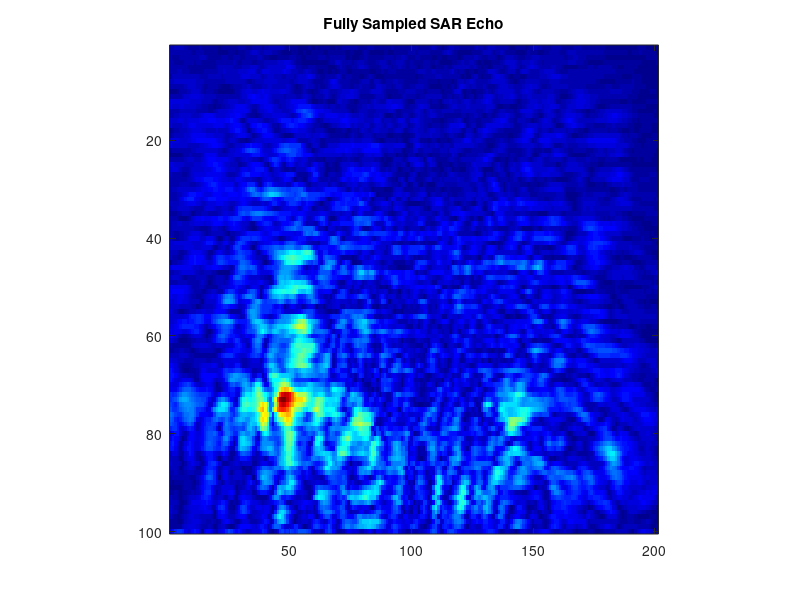
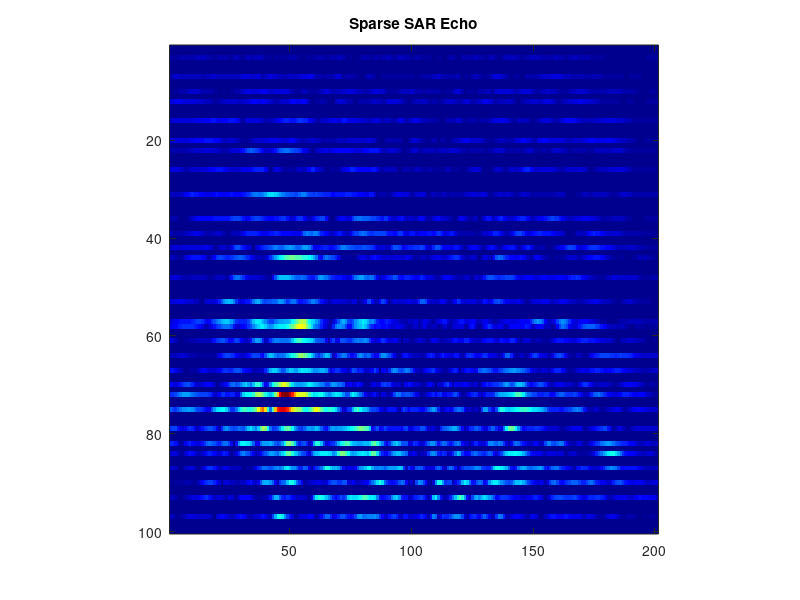

Recreate these plots in MATLAB, in order. (Note: this script raises an error after producing the figures.)
clear
close all
clc
tic;

%% load data

addpath('utils');
data=load('sardata.mat');
data=data.sardata;
sarData=data.range_slice;
figure;imagesc(abs(sarData));axis square;colormap('jet');             % range slice echo
title 'Fully Sampled SAR Echo';
xyz=data.slice_xyz;                                                   % dx dy and distance z0
params=data.params;

%% chose MC methods(TCTA/TVNNA)

IS_TCTA  = 0;
IS_TVNNA = 1;

%% imaging parameters

dx=xyz.dx;
dy=xyz.dy;                        % sampling interval at x,y axis in mm
z0=xyz.distance;                  % distance of radar and target at mm
f0=params.f0;                     % start frequency
c=params.c;                       % speed of light
fslope=params.fslope;             % slope const (Hz/sec)
fs=params.fs;                     % sampling rate (sps)
num_sample=params.num_sample;     % number of sampling points at z axis
nFFTspace=params.nFFTspace;       % number of FFT points for wave-domain
k = 2*pi*f0/c;                    % wave number
imSize =400;                      % image size at mm
amplitude=-40;                    % amplitude of [-40,0] dB after normalization

%% mask of different sparse sampling pattern

[M,N]= size(sarData);mask=zeros(M,N);

%% random sparse

% samp_rate = 0.2; chosen = randperm(M*N,round(samp_rate*M*N)); mask(chosen)=1;                                 % random: 20%

%% structured sparse

% % uniform sparse

% masknum=2;mask([1:masknum:end],:)=1;                                                                          % row: 50%

% masknum=4;mask([1:masknum:end],:)=1;                                                                          % row: 25%

% masknum=2;mask(:,[1:masknum:end])=1;                                                                          % column: 50%

% masknum=4;mask(:,[1:masknum:end])=1;                                                                          % column: 25%


% % non-uniform

% mask([1,3,4,7,9,10,12,14,15,18,20,21,24,26,29,31,32,34,36,39,41,43,45,47,49, ...
%     50,53,55,58,59,61,62,65,67,69,70,72,75,76,79,80,82,84,87,88,90,93,95,97,100],:)=1;                        % row 50%

mask([3,7,10,12,16,20,22,26,31,36,39,42,44,48,53,57,58,61,64,67,70,72,75,79,82,84,87,90,93,97],:)=1;          % row 30%

% mask([7,11,15,22,27,32,36,39,42,45,48,51,53,57,61,65,68,71,75,78,81,84,88,93,96],:)=1;                        % row 25%

% mask([11,15,22,27,33,39,43,48,52,56,60,63,67,70,73,78,81,84,88,93],:)=1;                                      % row 20%

% mask([7,15,25,36,42,48,54,59,64,70,76,81,87,90,96],:)=1;                                                      % row 15%

% mask(:,[1,3,10,12,16,20,25,26,30,32,36,39,44,48,50,52,57,61,66,68,70,72,75,79, ...
%     82,84,87,88,93,97,101,105,109,111,115,119,124,125,129,131,135,138,143,147, ...
%     149,151,156,160,165,167,169,171,174,178,181,183,186,187,192,196])=1;                                      % column 30%

% mask(:,[3,6,12,14,20,25,28,32,39,45,47,57,51,61,66,70,74,79,82,88,93,96,101, ...
%     107,112,118,127,124,136,133,141,147,154,158,163,169,172,177,184,181,190,197])=1;                          % column 20%

% mask(:,[7,15,22,29,36,42,48,57,64,71,78,84,90,96,100,102,109,115,122,127,136, ...
%     142,148,157,164,171,178,184,190,193,197])=1;                                                              % column 15%


% zigzag sparse sample

% masknum=2;mask([1:masknum*2:M,4:masknum*2:M],1:100)=1;mask([2:masknum*2:M,3:masknum*2:M],101:N)=1;            % 50%

% masknum=3;mask([1:masknum*2:M,6:masknum*2:M],1:67)=1;
% mask([2:masknum*2:M,5:masknum*2:M],68:133)=1;mask([3:masknum*2:M,4:masknum*2:M],134:N)=1;                     % 33.3%

% masknum=4;mask([1:masknum*2:M,8:masknum*2:M],1:50)=1;mask([2:masknum*2:M,7:masknum*2:M],51:100)=1;
% mask([3:masknum*2:M,6:masknum*2:M],101:150)=1;mask([4:masknum*2:M,5:masknum*2:M],151:N)=1;                    % 25%


sarData=sarData.*mask;                                       % mask
figure;imagesc(abs(sarData));axis square;colormap('jet');
title 'Sparse SAR Echo';

percent=nnz(sarData)/numel(sarData);                         % percent
fprintf('percent=%.6f\n',percent);
maxMod=max(abs(sarData(:)));sarData=sarData/maxMod;          % normalization

%% matrix completion(TCTA/TVNNA)

if IS_TCTA
    mu0=2;                                               % ADMM penalty parameter
    e_rank=20;                                           % e_rank
    P=e_rank/2;                                          % pencil parameter
    Q=P;                                                 % pencil parameter
    maxIter_K=30;                                        % iterations
    sarData=TCTA(sarData,P,Q,mu0,maxIter_K,e_rank);      % toeplitz-column-toeplitz ADMM (TCTA)
    figure;imagesc(abs(sarData));axis square;colormap('jet');
    title 'Reconstructed SAR Echo After MC(TCTA)';
end

if IS_TVNNA
    lambda=1/percent;                                    % smoothness parameter
    rho=1;                                               % ADMM penalty parameter
    mu1=1.25;                                            % penalty parameter multiplier
    maxIter=100;                                         % iterations
    tol=1e-6;                                            % tolerance
    sarData=TVNNA(sarData,lambda,rho,mu1,maxIter,tol);   % Total Variation and Nuclear Norm ADMM (TVNNA)
    figure;imagesc(abs(sarData));axis square;colormap('jet');
    title 'Reconstructed SAR Echo After MC(TVNNA)';
end

%% rma 2d imaging

RMA_2D(dx,dy,k,z0,sarData,nFFTspace,amplitude,imSize);   % imaging of one range slice

ReconstrcutAndImagingTime = toc;
fprintf('Reconstruction and imaging time=%.6f\n',ReconstrcutAndImagingTime);
